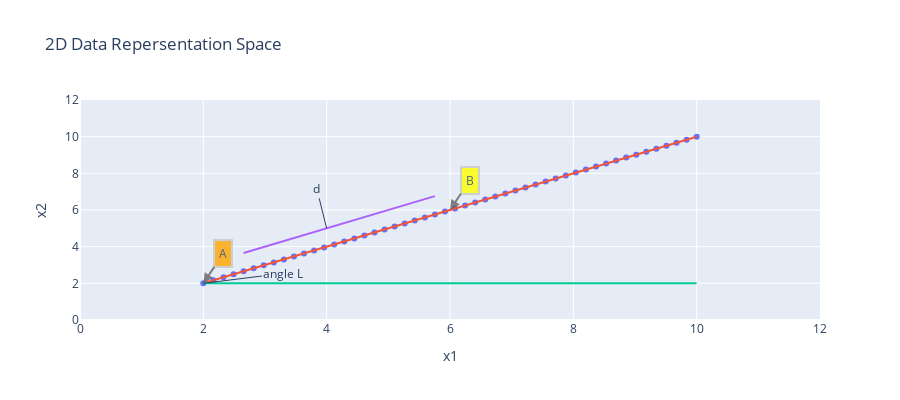
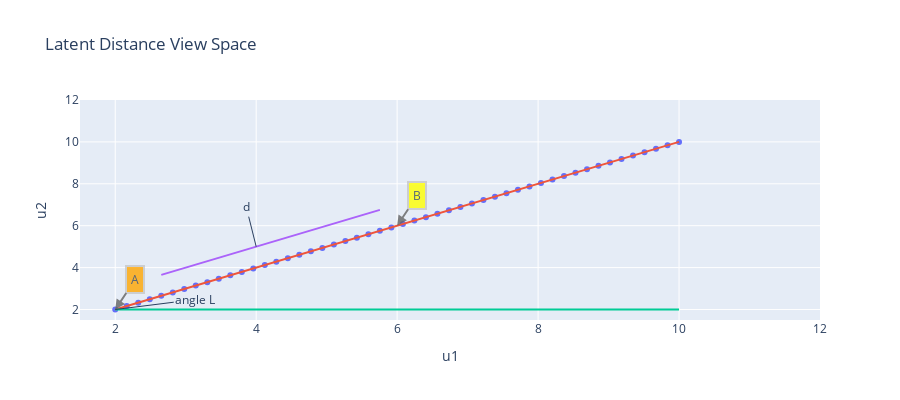

Source (notebook cell) for these figures, in order:
### Code cell
random_y3 = [2 for i in range(100)]
random_y4 = random_y2 + 1
trace4 = go.Scatter(x = random_x[4:24], y = random_y4[4:300], mode="lines")
trace3 = go.Scatter(x = random_x, y = random_y3, mode="lines")
trace1 = go.Scatter(x = random_x, y = random_y1, mode="markers")
trace2 = go.Scatter(x = random_x, y = random_y2, mode="lines")
layout = go.Layout(xaxis=dict(title="x1", range=(0,12)), yaxis=dict(title="x2", range=(0,12)), height=400,
                   annotations=[dict(x=2, y=2, xref='x', yref='y', text='A', showarrow=True, align='center', arrowhead=2, arrowsize=1, arrowwidth=2,
                                     arrowcolor='#636363', ax=20, ay=-30, bordercolor='#c7c7c7', borderwidth=2, borderpad=4, bgcolor='orange', opacity=0.8),
                                dict(x=6, y=6, xref='x', yref='y', text='B', showarrow=True, align='center', arrowhead=2, arrowsize=1, arrowwidth=2, arrowcolor='#636363',          ax=20, ay=-30, bordercolor='#c7c7c7', borderwidth=2, borderpad=4, bgcolor='yellow', opacity=0.8), dict(
                                     x=4, y=5, xref='x', yref='y',text='d', ay=-40),
                                dict(x=2, y=2, xref='x', yref='y', text='angle L', ax=80, ay=-10)], title="2D Data Repersentation Space", showlegend=False)
data = [trace1, trace2, trace3, trace4]
figure = go.Figure(data = data, layout = layout)
iplot(figure)

#################

random_y3 = [2 for i in range(100)]
random_y4 = random_y2 + 1
trace4 = go.Scatter(x = random_x[4:24], y = random_y4[4:300], mode="lines")
trace3 = go.Scatter(x = random_x, y = random_y3, mode="lines")
trace1 = go.Scatter(x = random_x, y = random_y1, mode="markers")
trace2 = go.Scatter(x = random_x, y = random_y2, mode="lines")
layout = go.Layout(xaxis=dict(title="u1", range=(1.5,12)), yaxis=dict(title="u2", range=(1.5,12)), height=400,
                   annotations=[dict(x=2, y=2, xref='x', yref='y', text='A', showarrow=True, align='center', arrowhead=2, arrowsize=1, arrowwidth=2,
                                     arrowcolor='#636363', ax=20, ay=-30, bordercolor='#c7c7c7', borderwidth=2, borderpad=4, bgcolor='orange', opacity=0.8),      dict(x=6, y=6, xref='x', yref='y', text='B', showarrow=True, align='center', arrowhead=2, arrowsize=1, arrowwidth=2, arrowcolor='#636363',
                                     ax=20, ay=-30, bordercolor='#c7c7c7', borderwidth=2, borderpad=4, bgcolor='yellow', opacity=0.8), dict(
                                     x=4, y=5, xref='x', yref='y',text='d', ay=-40),
                                dict(x=2, y=2, xref='x', yref='y', text='angle L', ax=80, ay=-10)], title="Latent Distance View Space", showlegend=False)
data = [trace1, trace2, trace3, trace4]
figure = go.Figure(data = data, layout = layout)
iplot(figure)

### Figure 1 — Plotly figure (JSON) as saved in the notebook; plotly's stock layout.template omitted (floating-point values rounded to 4 significant figures)
{"data": [{"mode": "markers", "x": [2, 2.163, 2.327, 2.49, 2.653, 2.816, 2.98, 3.143, 3.306, 3.469, 3.633, 3.796, 3.959, 4.122, 4.286, 4.449, 4.612, 4.776, 4.939, 5.102, 5.265, 5.429, 5.592, 5.755, 5.918, 6.082, 6.245, 6.408, 6.571, 6.735, 6.898, 7.061, 7.224, 7.388, 7.551, 7.714, 7.878, 8.041, 8.204, 8.367, 8.531, 8.694, 8.857, 9.02, 9.184, 9.347, 9.51, 9.673, 9.837, 10], "y": [2, 2.163, 2.327, 2.49, 2.653, 2.816, 2.98, 3.143, 3.306, 3.469, 3.633, 3.796, 3.959, 4.122, 4.286, 4.449, 4.612, 4.776, 4.939, 5.102, 5.265, 5.429, 5.592, 5.755, 5.918, 6.082, 6.245, 6.408, 6.571, 6.735, 6.898, 7.061, 7.224, 7.388, 7.551, 7.714, 7.878, 8.041, 8.204, 8.367, 8.531, 8.694, 8.857, 9.02, 9.184, 9.347, 9.51, 9.673, 9.837, 10], "type": "scatter"}, {"mode": "lines", "x": [2, 2.163, 2.327, 2.49, 2.653, 2.816, 2.98, 3.143, 3.306, 3.469, 3.633, 3.796, 3.959, 4.122, 4.286, 4.449, 4.612, 4.776, 4.939, 5.102, 5.265, 5.429, 5.592, 5.755, 5.918, 6.082, 6.245, 6.408, 6.571, 6.735, 6.898, 7.061, 7.224, 7.388, 7.551, 7.714, 7.878, 8.041, 8.204, 8.367, 8.531, 8.694, 8.857, 9.02, 9.184, 9.347, 9.51, 9.673, 9.837, 10], "y": [2, 2.163, 2.327, 2.49, 2.653, 2.816, 2.98, 3.143, 3.306, 3.469, 3.633, 3.796, 3.959, 4.122, 4.286, 4.449, 4.612, 4.776, 4.939, 5.102, 5.265, 5.429, 5.592, 5.755, 5.918, 6.082, 6.245, 6.408, 6.571, 6.735, 6.898, 7.061, 7.224, 7.388, 7.551, 7.714, 7.878, 8.041, 8.204, 8.367, 8.531, 8.694, 8.857, 9.02, 9.184, 9.347, 9.51, 9.673, 9.837, 10], "type": "scatter"}, {"mode": "lines", "x": [2, 2.163, 2.327, 2.49, 2.653, 2.816, 2.98, 3.143, 3.306, 3.469, 3.633, 3.796, 3.959, 4.122, 4.286, 4.449, 4.612, 4.776, 4.939, 5.102, 5.265, 5.429, 5.592, 5.755, 5.918, 6.082, 6.245, 6.408, 6.571, 6.735, 6.898, 7.061, 7.224, 7.388, 7.551, 7.714, 7.878, 8.041, 8.204, 8.367, 8.531, 8.694, 8.857, 9.02, 9.184, 9.347, 9.51, 9.673, 9.837, 10], "y": [2, 2, 2, 2, 2, 2, 2, 2, 2, 2, 2, 2, 2, 2, 2, 2, 2, 2, 2, 2, 2, 2, 2, 2, 2, 2, 2, 2, 2, 2, 2, 2, 2, 2, 2, 2, 2, 2, 2, 2, 2, 2, 2, 2, 2, 2, 2, 2, 2, 2, 2, 2, 2, 2, 2, 2, 2, 2, 2, 2, 2, 2, 2, 2, 2, 2, 2, 2, 2, 2, 2, 2, 2, 2, 2, 2, 2, 2, 2, 2, 2, 2, 2, 2, 2, 2, 2, 2, 2, 2, 2, 2, 2, 2, 2, 2, 2, 2, 2, 2], "type": "scatter"}, {"mode": "lines", "x": [2.653, 2.816, 2.98, 3.143, 3.306, 3.469, 3.633, 3.796, 3.959, 4.122, 4.286, 4.449, 4.612, 4.776, 4.939, 5.102, 5.265, 5.429, 5.592, 5.755], "y": [3.653, 3.816, 3.98, 4.143, 4.306, 4.469, 4.633, 4.796, 4.959, 5.122, 5.286, 5.449, 5.612, 5.776, 5.939, 6.102, 6.265, 6.429, 6.592, 6.755, 6.918, 7.082, 7.245, 7.408, 7.571, 7.735, 7.898, 8.061, 8.224, 8.388, 8.551, 8.714, 8.878, 9.041, 9.204, 9.367, 9.531, 9.694, 9.857, 10.02, 10.18, 10.35, 10.51, 10.67, 10.84, 11], "type": "scatter"}], "layout": {"annotations": [{"align": "center", "arrowcolor": "#636363", "arrowhead": 2, "arrowsize": 1, "arrowwidth": 2, "ax": 20, "ay": -30, "bgcolor": "orange", "bordercolor": "#c7c7c7", "borderpad": 4, "borderwidth": 2, "opacity": 0.8, "showarrow": true, "text": "A", "x": 2, "xref": "x", "y": 2, "yref": "y"}, {"align": "center", "arrowcolor": "#636363", "arrowhead": 2, "arrowsize": 1, "arrowwidth": 2, "ax": 20, "ay": -30, "bgcolor": "yellow", "bordercolor": "#c7c7c7", "borderpad": 4, "borderwidth": 2, "opacity": 0.8, "showarrow": true, "text": "B", "x": 6, "xref": "x", "y": 6, "yref": "y"}, {"ay": -40, "text": "d", "x": 4, "xref": "x", "y": 5, "yref": "y"}, {"ax": 80, "ay": -10, "text": "angle L", "x": 2, "xref": "x", "y": 2, "yref": "y"}], "height": 400, "showlegend": false, "title": {"text": "2D Data Repersentation Space"}, "xaxis": {"range": [0, 12], "title": {"text": "x1"}}, "yaxis": {"range": [0, 12], "title": {"text": "x2"}}}}

### Figure 2 — Plotly figure (JSON) as saved in the notebook; plotly's stock layout.template omitted (floating-point values rounded to 4 significant figures)
{"data": [{"mode": "markers", "x": [2, 2.163, 2.327, 2.49, 2.653, 2.816, 2.98, 3.143, 3.306, 3.469, 3.633, 3.796, 3.959, 4.122, 4.286, 4.449, 4.612, 4.776, 4.939, 5.102, 5.265, 5.429, 5.592, 5.755, 5.918, 6.082, 6.245, 6.408, 6.571, 6.735, 6.898, 7.061, 7.224, 7.388, 7.551, 7.714, 7.878, 8.041, 8.204, 8.367, 8.531, 8.694, 8.857, 9.02, 9.184, 9.347, 9.51, 9.673, 9.837, 10], "y": [2, 2.163, 2.327, 2.49, 2.653, 2.816, 2.98, 3.143, 3.306, 3.469, 3.633, 3.796, 3.959, 4.122, 4.286, 4.449, 4.612, 4.776, 4.939, 5.102, 5.265, 5.429, 5.592, 5.755, 5.918, 6.082, 6.245, 6.408, 6.571, 6.735, 6.898, 7.061, 7.224, 7.388, 7.551, 7.714, 7.878, 8.041, 8.204, 8.367, 8.531, 8.694, 8.857, 9.02, 9.184, 9.347, 9.51, 9.673, 9.837, 10], "type": "scatter"}, {"mode": "lines", "x": [2, 2.163, 2.327, 2.49, 2.653, 2.816, 2.98, 3.143, 3.306, 3.469, 3.633, 3.796, 3.959, 4.122, 4.286, 4.449, 4.612, 4.776, 4.939, 5.102, 5.265, 5.429, 5.592, 5.755, 5.918, 6.082, 6.245, 6.408, 6.571, 6.735, 6.898, 7.061, 7.224, 7.388, 7.551, 7.714, 7.878, 8.041, 8.204, 8.367, 8.531, 8.694, 8.857, 9.02, 9.184, 9.347, 9.51, 9.673, 9.837, 10], "y": [2, 2.163, 2.327, 2.49, 2.653, 2.816, 2.98, 3.143, 3.306, 3.469, 3.633, 3.796, 3.959, 4.122, 4.286, 4.449, 4.612, 4.776, 4.939, 5.102, 5.265, 5.429, 5.592, 5.755, 5.918, 6.082, 6.245, 6.408, 6.571, 6.735, 6.898, 7.061, 7.224, 7.388, 7.551, 7.714, 7.878, 8.041, 8.204, 8.367, 8.531, 8.694, 8.857, 9.02, 9.184, 9.347, 9.51, 9.673, 9.837, 10], "type": "scatter"}, {"mode": "lines", "x": [2, 2.163, 2.327, 2.49, 2.653, 2.816, 2.98, 3.143, 3.306, 3.469, 3.633, 3.796, 3.959, 4.122, 4.286, 4.449, 4.612, 4.776, 4.939, 5.102, 5.265, 5.429, 5.592, 5.755, 5.918, 6.082, 6.245, 6.408, 6.571, 6.735, 6.898, 7.061, 7.224, 7.388, 7.551, 7.714, 7.878, 8.041, 8.204, 8.367, 8.531, 8.694, 8.857, 9.02, 9.184, 9.347, 9.51, 9.673, 9.837, 10], "y": [2, 2, 2, 2, 2, 2, 2, 2, 2, 2, 2, 2, 2, 2, 2, 2, 2, 2, 2, 2, 2, 2, 2, 2, 2, 2, 2, 2, 2, 2, 2, 2, 2, 2, 2, 2, 2, 2, 2, 2, 2, 2, 2, 2, 2, 2, 2, 2, 2, 2, 2, 2, 2, 2, 2, 2, 2, 2, 2, 2, 2, 2, 2, 2, 2, 2, 2, 2, 2, 2, 2, 2, 2, 2, 2, 2, 2, 2, 2, 2, 2, 2, 2, 2, 2, 2, 2, 2, 2, 2, 2, 2, 2, 2, 2, 2, 2, 2, 2, 2], "type": "scatter"}, {"mode": "lines", "x": [2.653, 2.816, 2.98, 3.143, 3.306, 3.469, 3.633, 3.796, 3.959, 4.122, 4.286, 4.449, 4.612, 4.776, 4.939, 5.102, 5.265, 5.429, 5.592, 5.755], "y": [3.653, 3.816, 3.98, 4.143, 4.306, 4.469, 4.633, 4.796, 4.959, 5.122, 5.286, 5.449, 5.612, 5.776, 5.939, 6.102, 6.265, 6.429, 6.592, 6.755, 6.918, 7.082, 7.245, 7.408, 7.571, 7.735, 7.898, 8.061, 8.224, 8.388, 8.551, 8.714, 8.878, 9.041, 9.204, 9.367, 9.531, 9.694, 9.857, 10.02, 10.18, 10.35, 10.51, 10.67, 10.84, 11], "type": "scatter"}], "layout": {"annotations": [{"align": "center", "arrowcolor": "#636363", "arrowhead": 2, "arrowsize": 1, "arrowwidth": 2, "ax": 20, "ay": -30, "bgcolor": "orange", "bordercolor": "#c7c7c7", "borderpad": 4, "borderwidth": 2, "opacity": 0.8, "showarrow": true, "text": "A", "x": 2, "xref": "x", "y": 2, "yref": "y"}, {"align": "center", "arrowcolor": "#636363", "arrowhead": 2, "arrowsize": 1, "arrowwidth": 2, "ax": 20, "ay": -30, "bgcolor": "yellow", "bordercolor": "#c7c7c7", "borderpad": 4, "borderwidth": 2, "opacity": 0.8, "showarrow": true, "text": "B", "x": 6, "xref": "x", "y": 6, "yref": "y"}, {"ay": -40, "text": "d", "x": 4, "xref": "x", "y": 5, "yref": "y"}, {"ax": 80, "ay": -10, "text": "angle L", "x": 2, "xref": "x", "y": 2, "yref": "y"}], "height": 400, "showlegend": false, "title": {"text": "Latent Distance View Space"}, "xaxis": {"range": [1.5, 12], "title": {"text": "u1"}}, "yaxis": {"range": [1.5, 12], "title": {"text": "u2"}}}}
